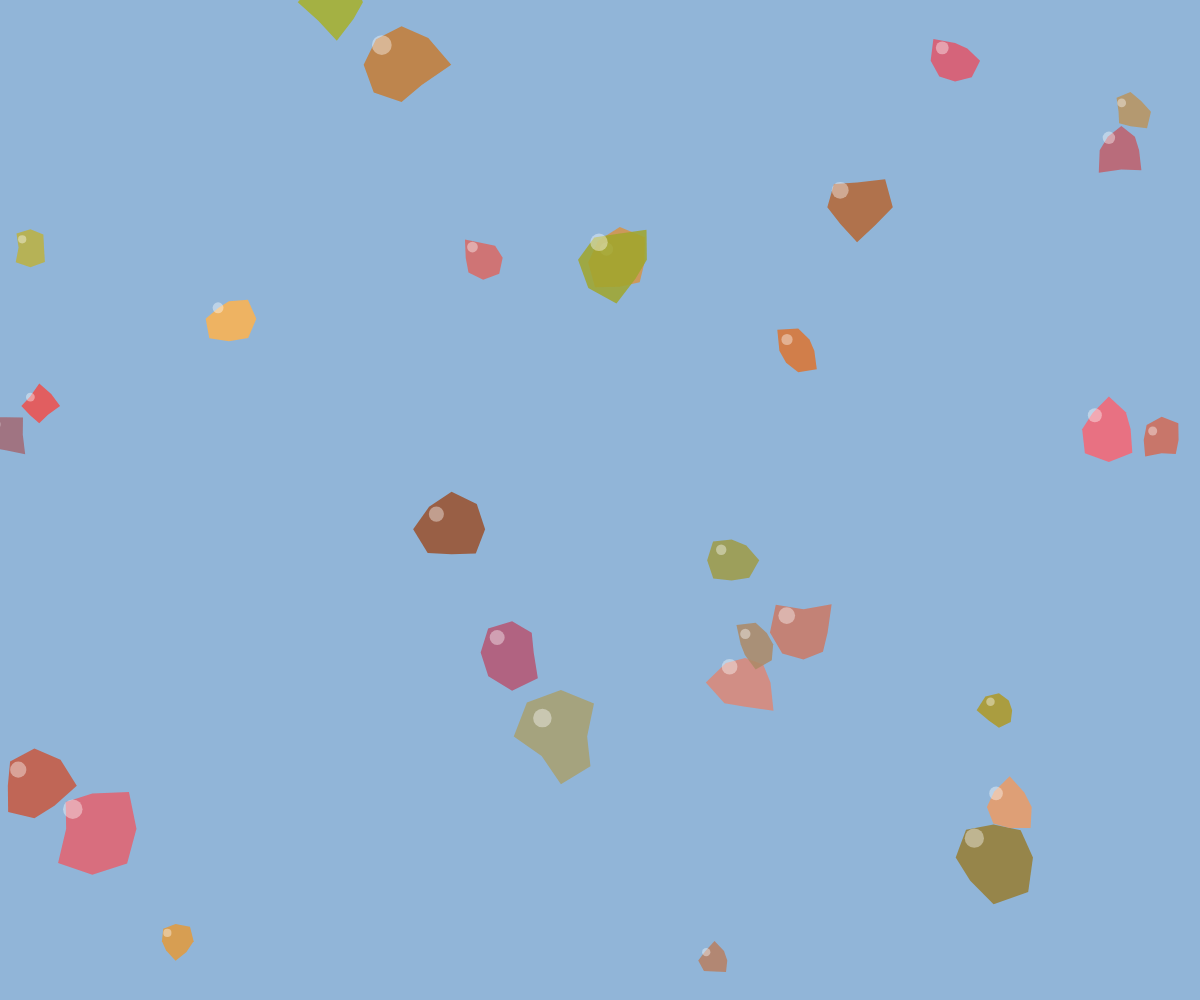
Frame 1 (no input)
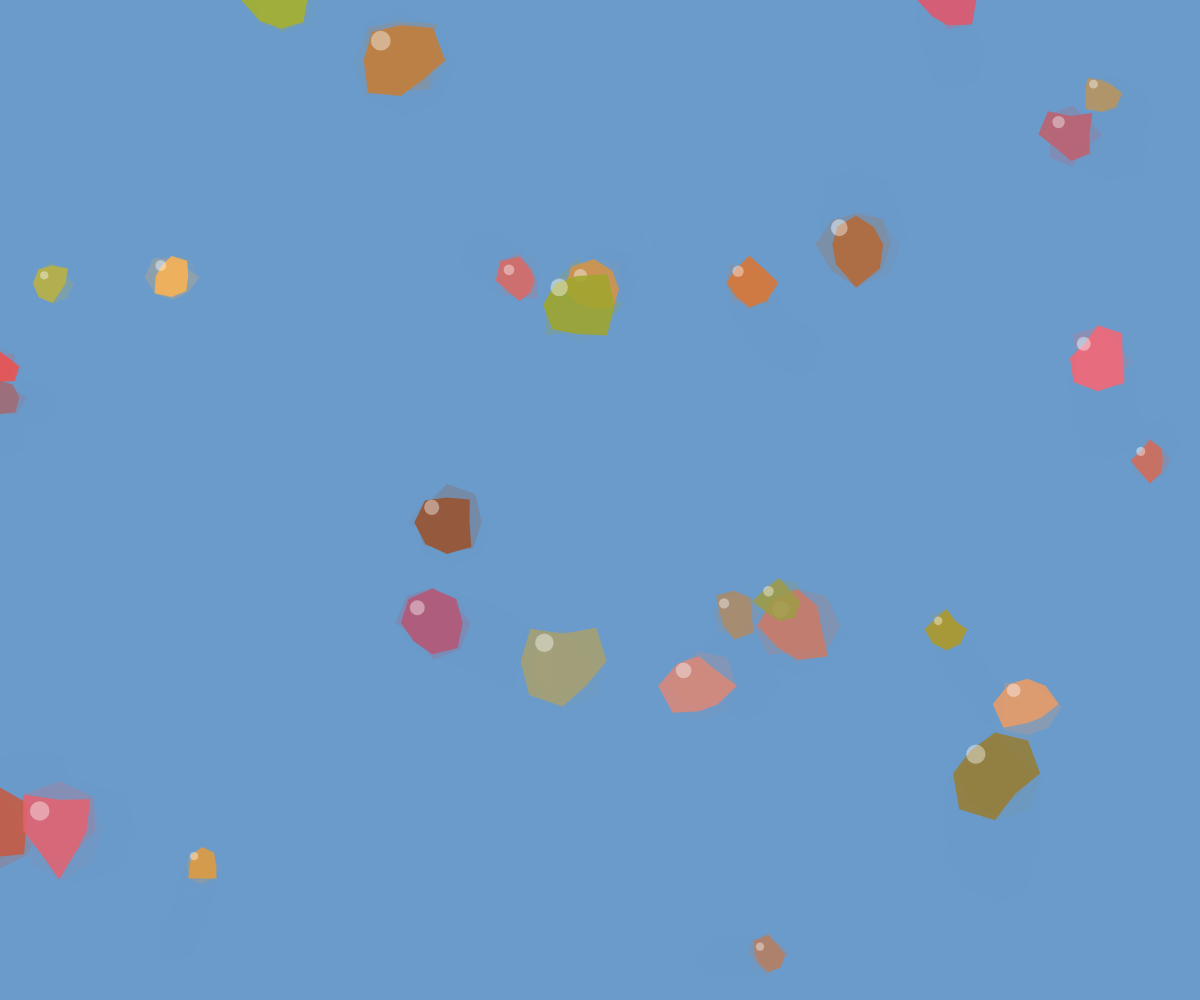
Frame 60 (no input)
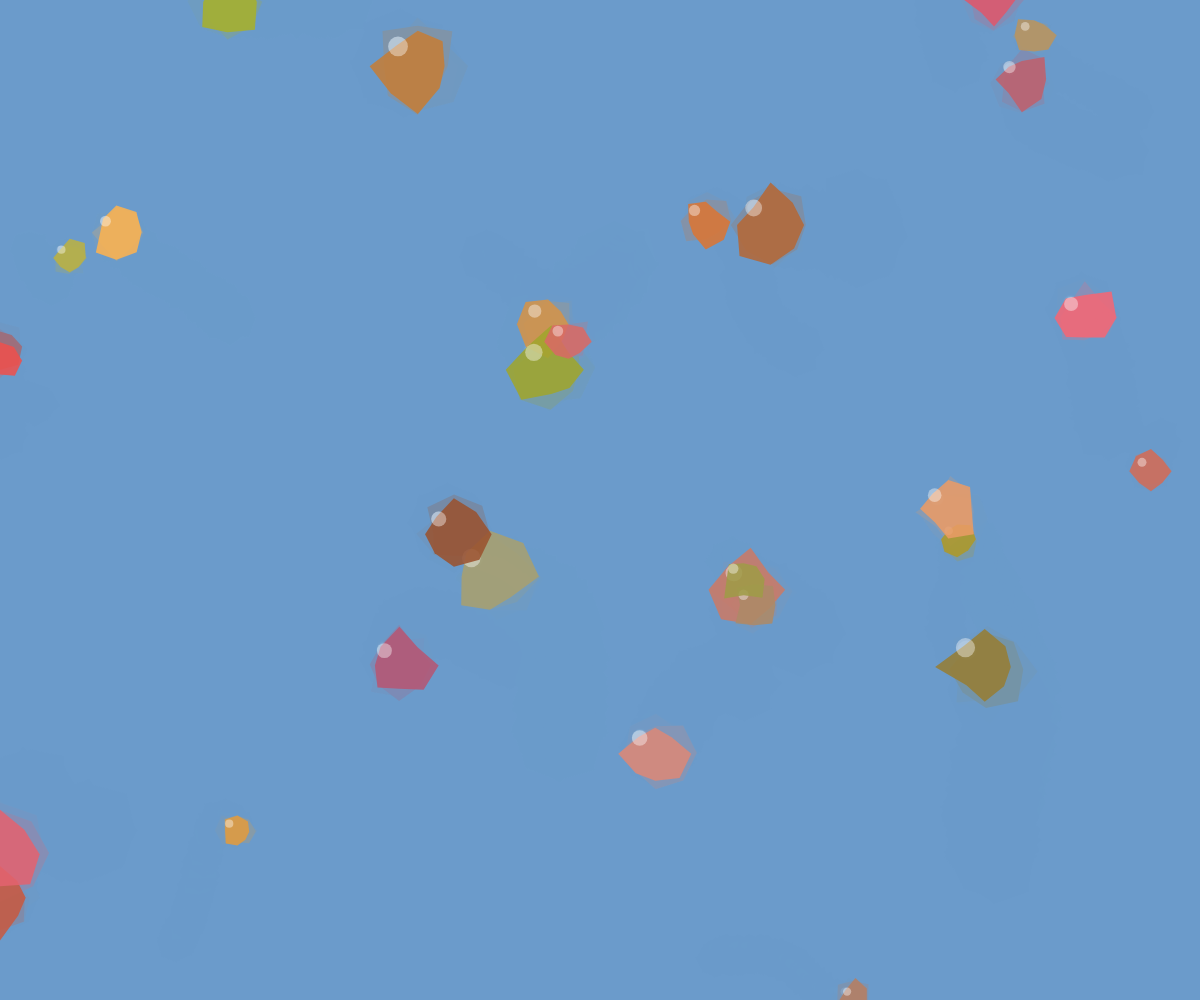
Frame 120 (the mouse pressed at the canvas centre since frame 60)

The p5.js sketch that drew these frames (run headless with seeded random() and noise() and a simulated clock; from frame 60 on, the mouse is pressed at the canvas centre):

// p5.js sketch
// ── sketch.js
let blobs = [];
const blobCount = 30;
let fluidColor = [100, 150, 200, 180];
let vessel;

function setup() {
  createCanvas(windowWidth, windowHeight);
  noStroke();
  
  // Initialize blobs with more organic properties
  for (let i = 0; i < blobCount; i++) {
    blobs.push({
      x: random(width),
      y: random(height),
      size: random(30, 80),
      speedX: random(-0.3, 0.3),
      speedY: random(-0.3, 0.3),
      color: [
        random(150, 255),
        random(80, 180),
        random(40, 120),
        220
      ],
      offset: random(TWO_PI),
      viscosity: random(0.95, 0.99),
      elasticity: random(0.1, 0.3)
    });
  }
  
  // Create a transparent vessel
  vessel = createGraphics(width, height);
  vessel.noStroke();
  vessel.fill(255, 30);
  vessel.rect(0, 0, width, height);
}

function draw() {
  // Draw the transparent vessel
  image(vessel, 0, 0);
  
  // Draw fluid background
  fill(fluidColor);
  rect(0, 0, width, height);
  
  // Update and display each blob with more viscous movement
  for (let i = 0; i < blobs.length; i++) {
    let b = blobs[i];
    
    // Apply slow, fluid-like motion
    b.x += b.speedX;
    b.y += b.speedY;
    
    // Add gentle viscosity effect
    b.speedX *= b.viscosity;
    b.speedY *= b.viscosity;
    
    // Add subtle noise-based movement for organic feel
    let noiseFactor = 0.01;
    b.speedX += map(noise(b.x * noiseFactor, b.y * noiseFactor, frameCount * 0.001), 0, 1, -0.2, 0.2);
    b.speedY += map(noise(b.x * noiseFactor, b.y * noiseFactor, frameCount * 0.001 + 1000), 0, 1, -0.2, 0.2);
    
    // Keep blobs within canvas bounds with soft bouncing
    if (b.x < 0 || b.x > width) {
      b.speedX *= -b.elasticity;
      b.x = constrain(b.x, 0, width);
    }
    if (b.y < 0 || b.y > height) {
      b.speedY *= -b.elasticity;
      b.y = constrain(b.y, 0, height);
    }
    
    // Draw blob with textural effect
    fill(b.color);
    drawTexturedBlob(b.x, b.y, b.size);
    
    // Add subtle highlight for 3D effect
    fill(255, 100);
    ellipse(b.x - b.size/4, b.y - b.size/4, b.size/4);
  }
}

function drawTexturedBlob(x, y, size) {
  // Draw a more amorphous blob with textural variation
  beginShape();
  for (let i = 0; i < 8; i++) {
    let angle = map(i, 0, 8, 0, TWO_PI);
    let r = size/2 + random(-size/6, size/6);
    let px = x + cos(angle) * r;
    let py = y + sin(angle) * r;
    vertex(px, py);
  }
  endShape(CLOSE);
}

function windowResized() {
  resizeCanvas(windowWidth, windowHeight);
  // Re-create vessel on resize
  vessel = createGraphics(width, height);
  vessel.noStroke();
  vessel.fill(255, 30);
  vessel.rect(0, 0, width, height);
}
